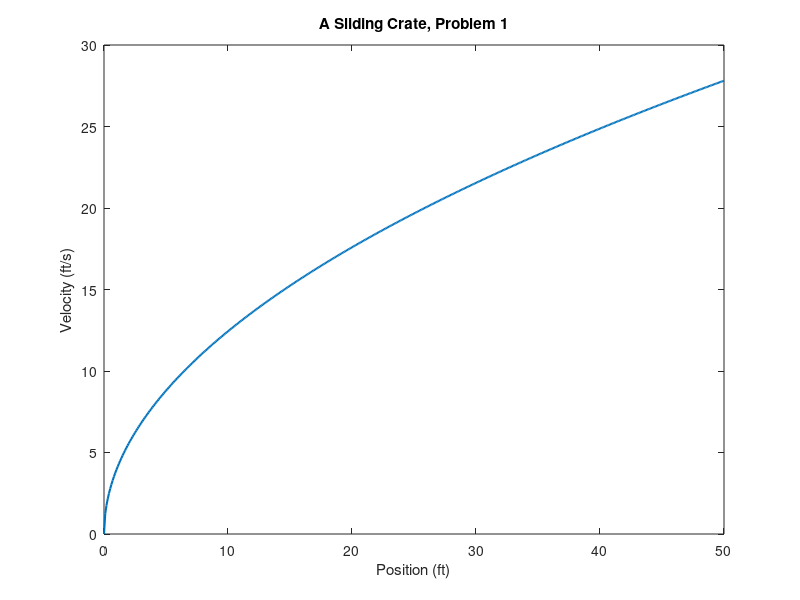
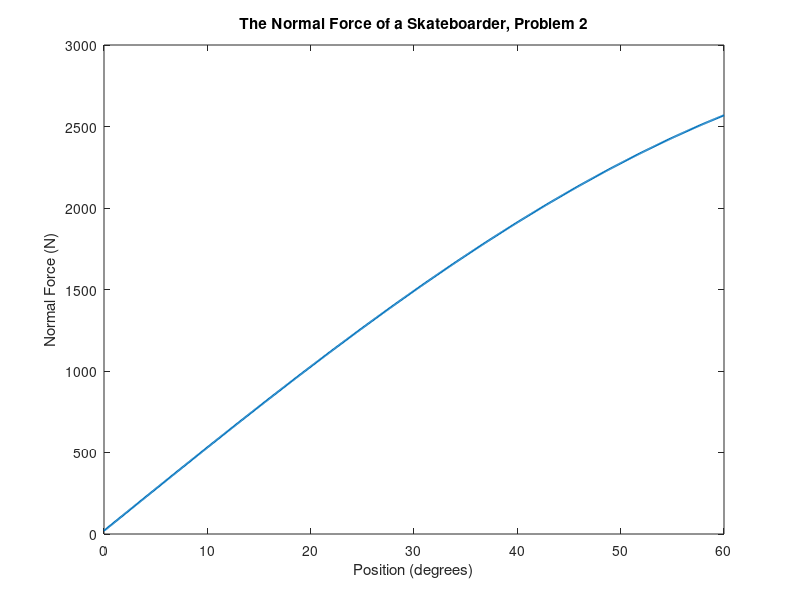
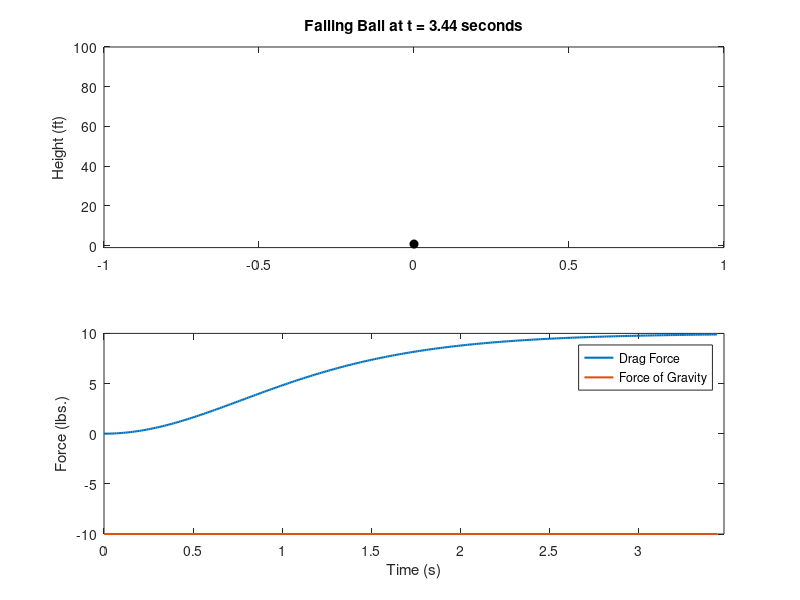

These charts were generated, in order, by the following MATLAB code:
%MH2

clear,clc
close all

%% Problem 1
W = 150; %lb
theta = 30; %degrees
g = 32.2; %ft/s^2
muk = 0.3;
s = 0:0.1:50;
m=W/g;

Fn = W*cosd(theta);

a = (W*sind(theta)-muk*Fn)/m;
v = sqrt(2*a*s); %from integrating a = v*dv/ds
figure(1)
plot(s,v,'LineWidth',1.5)
title('A Sliding Crate, Problem 1')
xlabel('Position (ft)')
ylabel('Velocity (ft/s)')

%% Problem 2 
g = 9.81; %m/s^2
m = 100; %kg
rho = 5; %m
theta = 0:0.1:60;

Fn = m*g*sind(theta)+m*(2*rho*g*sind(theta)+1)/rho;

figure(2)
plot(theta,Fn,'LineWidth',1.5)
title('The Normal Force of a Skateboarder, Problem 2')
xlabel('Position (degrees)')
ylabel('Normal Force (N)')


%% Problem 3


%Parameters
a_g = 32.2; %ft/s^2
m = 10/a_g; %slugs
h = 100; %ft
dt = 0.01; %seconds

%initial vectors
Fd = [];
F = [];
t = [];
a = [];
y = [];
v = [];
y(1) = h;
v(1) = 0;

Fg = -a_g*m;
t(1)=0;


k = 1;

while y(k) > 0
    %calculate next step
    Fd(k) = 0.018*0.39*v(k)^2;
    F(k)=Fg+Fd(k);
    a(k) = F(k)/m;
    v(k+1) = v(k)+a(k)*dt;
    y(k+1) = y(k)+v(k)*dt;
    
    %plot current position
    if mod(k,5) == 0
    figure(3)
    clf
    subplot(2,1,1)
    plot(0,y(k),'ko','MarkerFaceColor','k')
    hold on
    axis([-1 1 -1 h])
    title(['Falling Ball at t = ',num2str(t(k)),' seconds'])
    ylabel('Height (ft)')
        
    subplot(2,1,2)
    plot(t,Fd,'LineWidth',1.5)
    hold on
    plot([0,t(k)],ones(1,2)*Fg,'LineWidth',1.5)
    legend('Drag Force','Force of Gravity')
    xlabel('Time (s)')
    ylabel('Force (lbs.)')
    axis([0 3.48 -10 10])
        
    drawnow
    end
    
    t(k+1) = t(k)+dt;
    k = k+1;
    
end

